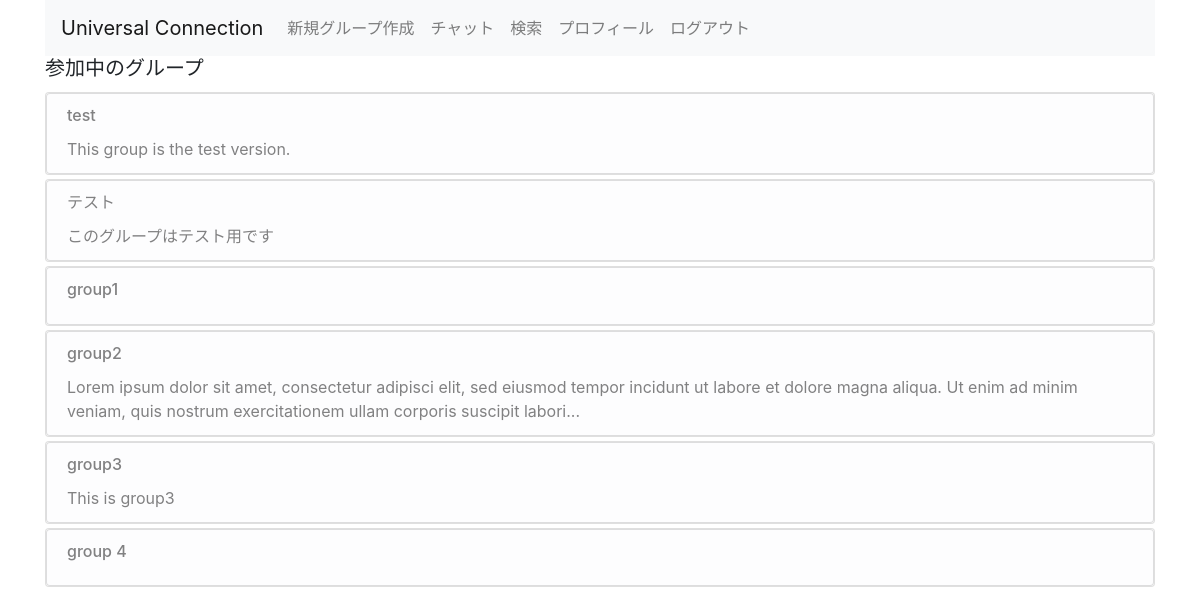
/chats (signed in), run on the app's committed database.
### UC/models/group.py (models this page shows, shortened)
class Group(db.Model):
    __tablename__ = "groups"
    id = db.Column(db.Integer, primary_key=True, nullable=False)
    time_create = db.Column(db.DateTime, nullable=False)
    user_id_host = db.Column(db.Integer, db.ForeignKey("users.id"), nullable=False)
    title = db.Column(db.Text, nullable=False)
    description = db.Column(db.Text)
    chat = db.relationship("Chat", backref="groups")
    def show_description(self):
        if len(self.description) > 200:
            return self.description[:200] + "..."
        return self.description

### UC/views/chats.py (the view)
@app.route("/chats")
@is_logined
def show_groups():
    groups = Group.query.all()
    return render_template("chats/groups.html", groups=groups)

### UC/views/views.py (called while the page is built)
def is_logined(view):
    @wraps(view)
    def inner(*args, **kwargs):
        if not session.get("logged_in"):
            return redirect(url_for("login"))
        return view(*args, **kwargs)
    return inner

### UC/templates/chats/groups.html
{% extends "layout.html" %}
{% block body %}
<h5 class="title">参加中のグループ</h5>
<ul class="list-group list-group-flush">
    {% for group in groups %}
    <div class="card mt-1">
            <a class="list-group-item list-group-item-action list-group-item-light" href="{{ url_for('show_chats', id=group.id )}}" class="card-title">
                <h6 class="card-title">{{ group.title }}</h6>
                <p class="card-text">{{ group.show_description() }}</p>
            </a>
    </div>
    {% else %}
    <h6>グループがありません</h6>
    {% endfor %}
</ul>
{% endblock %}

### UC/templates/layout.html (shortened to what this page needs)
<!doctype html>
<link rel="stylesheet" href="https://stackpath.bootstrapcdn.com/bootstrap/4.5.0/css/bootstrap.min.css"
>
<link href="https://cdnjs.cloudflare.com/ajax/libs/font-awesome/4.7.0/css/font-awesome.css" type="text/css"
    rel="stylesheet">
<link rel=stylesheet href="{{ url_for('static', filename='style.css') }}">
<div class="container">
    <nav class="navbar navbar-expand-lg navbar-light bg-light">
        <a class="navbar-brand" href="{{ url_for('show_home') }}">Universal Connection</a>
        <div class="collapse navbar-collapse" id="navbarNav">
            <ul class="nav navbar-nav navbar-right">
                {% if not session.logged_in %}
                <li class="nav-item">
                    <a class="nav-link" href="{{ url_for('signup') }}">ユーザ登録</a>
                </li>
                <li class="nav-item">
                    <a class="nav-link" href="{{ url_for('login') }}">ログイン</a>
                </li>
                {% else %}
                <li class="nav-item"><a href="{{ url_for('create_group')}}" class="nav-link">新規グループ作成
                    </a></li>
                <li class="nav-item"><a href="{{ url_for('show_groups')}}" class="nav-link">チャット
                    </a></li>
                <li class="nav-item">
                    <a class="nav-link" href="{{ url_for('search') }}">検索</a>
                </li>
                <li class="nav-item">
                    <a class="nav-link" href="{{ url_for('option') }}">プロフィール</a>
                </li>
                <li class="nav-item">
                    <a class="nav-link" href="{{ url_for('logout') }}">ログアウト</a>
                </li>
                {% endif %}
            </ul>
        </div>
    </nav>
    <div class="blog-body">
        {% block body %}{% endblock %}
    </div>
</div>

### UC/static/style.css (style rules this page uses)
a, a:hover, a:visited { color: inherit; }
.container { margin: auto; }

### data on the page
Group: title "test", show_description "This group is the test version."
Group: title "テスト", show_description "このグループはテスト用です"
Group: title "group1"
Group: title "group2", show_description "Lorem ipsum dolor sit amet, consectetur adipisci elit, sed eiusmod tempor incidunt ut labore et dolore magna aliqua. Ut enim ad minim veniam, quis nostrum exercitationem ullam corporis suscipit labori..."
Group: title "group3", show_description "This is group3"
Group: title "group 4"
